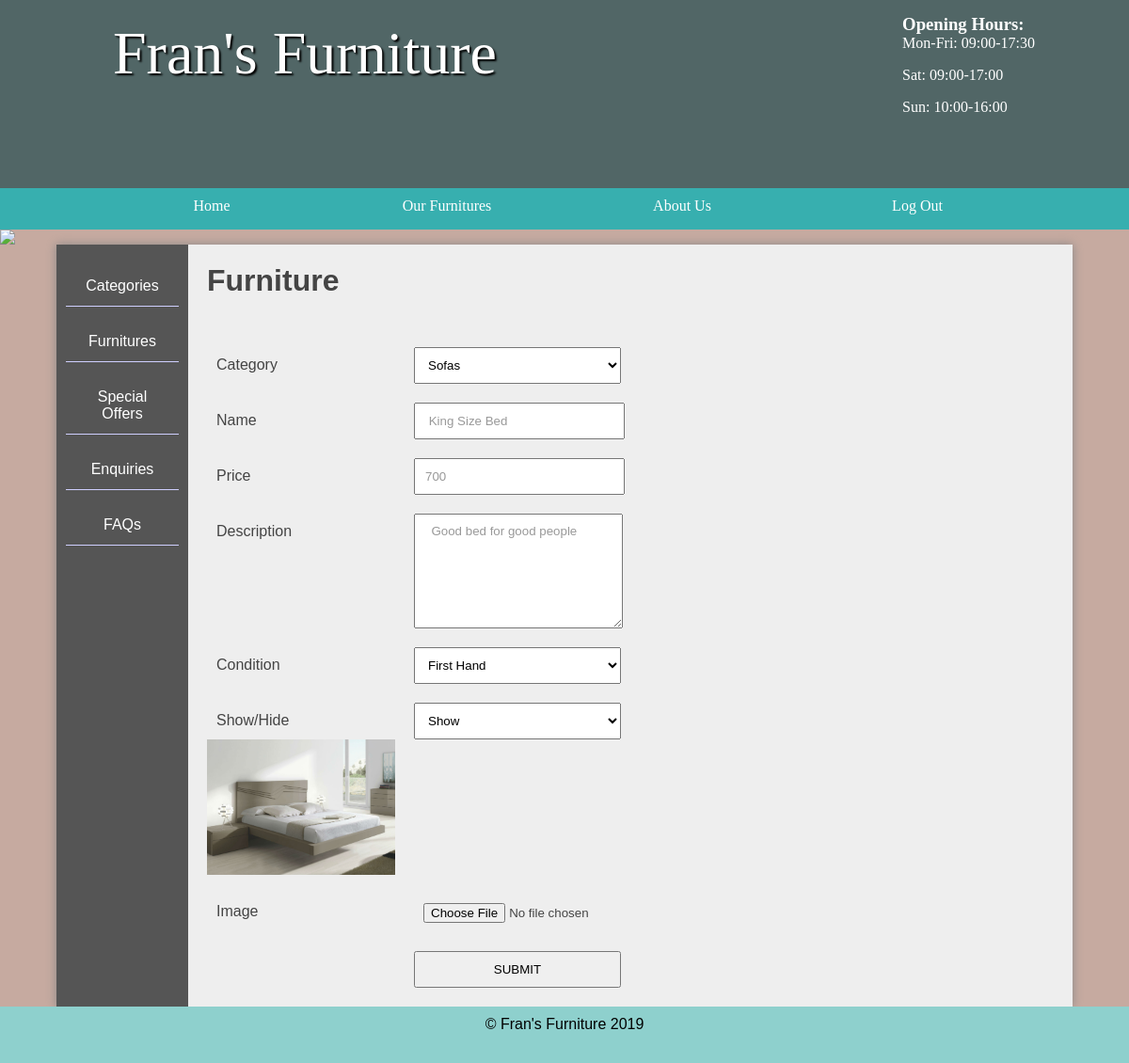
/admin/modifyFurniture&f_id=18 (signed in), run on the app's committed database.
### tables this page shows
CREATE TABLE `furniture_table` (
  `id` int(11) NOT NULL,
  `name` varchar(255) DEFAULT NULL,
  `description` varchar(255) DEFAULT NULL,
  `price` int(11) DEFAULT NULL,
  `category_id` int(11) DEFAULT NULL,
  `visible` tinyint(1) NOT NULL DEFAULT '1',
  `furniture_condition` varchar(255) NOT NULL DEFAULT 'first hand'
);

### functions/loadTemplate.php (called while the page is built, shortened)
<?php
function loadTemplate($filename, $tempVars){
	extract($tempVars);
	require $filename;
	$content = ob_get_clean();
	return $content;
}

### pages/admin_area/modifyFurniture.php (called while the page is built, shortened)
<?php
$listcat=$tbl_categories->findAll();
$categories=$listcat->fetchAll();
$tbl_furniture = new DatabaseTableQueries('furniture_table');
if(isset($_GET['f_id'])){
	$listFurniture=$tbl_furniture->find('id',$_GET['f_id']);
	$furnitures=$listFurniture->fetch();
	$vars=[
		'furnitures'=>$furnitures,
		'categories'=>$categories
		];
}
else{
	$vars=['categories'=>$categories];
}
$content=loadTemplate("../../template_views/admin_area/modifyFurniture_temp.php", $vars);
?>

### includes/admin_includes.php (called while the page is built, shortened)
<?php
	require '../../db/dbcon.php';
	require '../../classes/DatabaseTableQueries.php';
	require '../../functions/loadTemplate.php';
	$tbl_categories = new DatabaseTableQueries('category_table');
?>

### classes/DatabaseTableQueries.php (called while the page is built, shortened)
<?php
class DatabaseTableQueries{
	public $table;
	public function __construct($table){
		$this->table = $table;
	}
	function find($field, $value) {
	    global $pdo;
	    $stmt = $pdo->prepare("SELECT * FROM $this->table WHERE $field = :value");
	    $criteria = [
	            'value' => $value
	    ];
	    $stmt->execute($criteria);
	    return $stmt;
	}
	function findAll() {
	    global $pdo;
	    $stmt = $pdo->prepare("SELECT * FROM $this->table");
	    $stmt->execute();
	    return $stmt;
	}
}

### template_views/admin_area/modifyFurniture_temp.php (the view, shortened to what this page needs)
<section class="right">
	<h2>Furniture</h2>
	<form action="" method="POST" enctype="multipart/form-data">
		<label>Category </label>
		<select name="category_id" >
		<?php
			foreach($categories as $row)
		echo '<option value="'.$row['id'].'">'.$row['name'].'</option>';
		 ?>
		</select>
		<label>Name</label>
		<input type="text" name="name" value=" <?php if(isset($_GET['f_id']))echo $furnitures['name']; ?>">
		<label>Price</label>
		<input type="text" name="price" value="<?php if(isset($_GET['f_id']))echo $furnitures['price']; ?>">
		<label>Description</label>
		<textarea name="description"> <?php if(isset($_GET['f_id']))echo $furnitures['description']; ?></textarea>
		<label>Condition</label>
		<select name="furniture_condition" value=" <?php if(isset($_GET['f_id']))echo $furnitures['furniture_condition']; ?>">
			<option value="first hand">First Hand</option>
		</select>
		<label>Show/Hide</label>
		<select name="visible" value="<?php if(isset($_GET['f_id']))echo $furnitures['visible']; ?>">
			<option value="1">Show</option>
		</select>
<?php
		if (isset($_GET['f_id'])) {
			if (file_exists('../../images/furniture/' . $furnitures['id'] . '.jpg')) {
						echo '<img style="width: 200px; clear: both" src="../../images/furniture/' . $furnitures['id'] . '.jpg" />';
					}}
				?>
		<label>Image</label>
				<input type="file" name="img" /> <br> <br>
		<input type="submit" name="saveFurniture" value="SUBMIT">
	</form>
</section>

### css/style.css (style rules this page uses)
* { margin: 0; padding: 0; }
html { font-family: 'Oxygen Regular', verdana, sans-serif; }
body { background-color: #C6AAA0; }
main h2 { font-size:2em; }
p, li, h2 { margin-bottom: 1em; }
form select, form label, form input, form textarea { float: left; width: 200px; padding: 10px; margin-top: 20px; }
form label { clear: left; }
textarea { height: 100px; }
form input[type="text"], form input[type="password"], textarea { color: #999; font-family: verdana, sans-serif }
input[type="submit"] { clear: both; margin-left: 220px; width: 220px; }
form select { width: 220px; }
.stock .products, .admin .right { display: table-cell; padding: 20px; }
.right { padding: 20px; }
main img { display: block; }

### data on the page
furniture_table: name "King Size Bed", price "700", description "Good bed for good people", furniture_condition "First Hand", visible "Show"

### other printed values
Date('Y') "2019"
form field category_id "Sofas"
